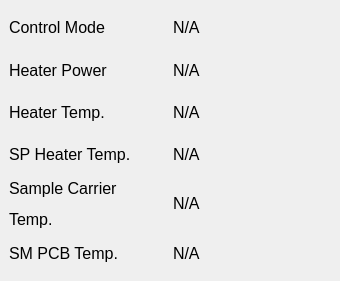
   <widget class="QDockWidget" name="dscDataDockWidget">
    <property name="geometry">
     <rect>
      <x>1580</x>
      <y>720</y>
      <width>340</width>
      <height>281</height>
     </rect>
    </property>
    <property name="font">
     <font>
      <family>Arial</family>
      <pointsize>12</pointsize>
      <weight>75</weight>
      <bold>true</bold>
     </font>
    </property>
    <property name="contextMenuPolicy">
     <enum>Qt::NoContextMenu</enum>
    </property>
    <property name="windowTitle">
     <string>DSC / Device Data</string>
    </property>
    <widget class="QWidget" name="dockWidgetContents_5">
     <layout class="QGridLayout" name="gridLayout_8">
      <item row="1" column="1">
       <widget class="QLabel" name="labelHeaterPower">
        <property name="font">
         <font>
          <pointsize>12</pointsize>
          <weight>50</weight>
          <bold>false</bold>
         </font>
        </property>
        <property name="text">
         <string>N/A</string>
        </property>
       </widget>
      </item>
      <item row="1" column="0">
       <widget class="QLabel" name="labelHeaterPowerInfo">
        <property name="font">
         <font>
          <pointsize>12</pointsize>
          <weight>50</weight>
          <bold>false</bold>
         </font>
        </property>
        <property name="mouseTracking">
         <bool>true</bool>
        </property>
        <property name="text">
         <string>Heater Power</string>
        </property>
       </widget>
      </item>
      <item row="3" column="0">
       <widget class="QLabel" name="labelSPHeaterTemperatureInfo">
        <property name="font">
         <font>
          <pointsize>12</pointsize>
          <weight>50</weight>
          <bold>false</bold>
         </font>
        </property>
        <property name="text">
         <string>&lt;html&gt;&lt;head/&gt;&lt;body&gt;&lt;p&gt;SP Heater Temp.&lt;/p&gt;&lt;/body&gt;&lt;/html&gt;</string>
        </property>
       </widget>
      </item>
      <item row="5" column="1">
       <widget class="QLabel" name="labelSMPCBTemperature">
        <property name="font">
         <font>
          <pointsize>12</pointsize>
          <weight>50</weight>
          <bold>false</bold>
         </font>
        </property>
        <property name="text">
         <string>&lt;html&gt;&lt;head/&gt;&lt;body&gt;&lt;p&gt;N/A&lt;/p&gt;&lt;/body&gt;&lt;/html&gt;</string>
        </property>
       </widget>
      </item>
      <item row="3" column="1">
       <widget class="QLabel" name="labelSPHeaterTemperature">
        <property name="font">
         <font>
          <pointsize>12</pointsize>
          <weight>50</weight>
          <bold>false</bold>
         </font>
        </property>
        <property name="text">
         <string>&lt;html&gt;&lt;head/&gt;&lt;body&gt;&lt;p&gt;N/A&lt;/p&gt;&lt;/body&gt;&lt;/html&gt;</string>
        </property>
       </widget>
      </item>
      <item row="2" column="1">
       <widget class="QLabel" name="labelHeaterTemperature">
        <property name="font">
         <font>
          <pointsize>12</pointsize>
          <weight>50</weight>
          <bold>false</bold>
         </font>
        </property>
        <property name="text">
         <string>&lt;html&gt;&lt;head/&gt;&lt;body&gt;&lt;p&gt;N/A&lt;/p&gt;&lt;/body&gt;&lt;/html&gt;</string>
        </property>
       </widget>
      </item>
      <item row="2" column="0">
       <widget class="QLabel" name="labelHeaterTemperatureInfo">
        <property name="font">
         <font>
          <pointsize>12</pointsize>
          <weight>50</weight>
          <bold>false</bold>
         </font>
        </property>
        <property name="mouseTracking">
         <bool>true</bool>
        </property>
        <property name="text">
         <string>Heater Temp.</string>
        </property>
       </widget>
      </item>
      <item row="4" column="1">
       <widget class="QLabel" name="labelSampleCarrierTemperature">
        <property name="font">
         <font>
          <pointsize>12</pointsize>
          <weight>50</weight>
          <bold>false</bold>
         </font>
        </property>
        <property name="text">
         <string>&lt;html&gt;&lt;head/&gt;&lt;body&gt;&lt;p&gt;N/A&lt;/p&gt;&lt;/body&gt;&lt;/html&gt;</string>
        </property>
       </widget>
      </item>
      <item row="5" column="0">
       <widget class="QLabel" name="labelSMPCBTemperatureInfo">
        <property name="font">
         <font>
          <pointsize>12</pointsize>
          <weight>50</weight>
          <bold>false</bold>
         </font>
        </property>
        <property name="text">
         <string>&lt;html&gt;&lt;head/&gt;&lt;body&gt;&lt;p&gt;SM PCB Temp.&lt;/p&gt;&lt;/body&gt;&lt;/html&gt;</string>
        </property>
       </widget>
      </item>
      <item row="4" column="0">
       <widget class="QLabel" name="labelSampleCarrierTemperatureInfo">
        <property name="font">
         <font>
          <pointsize>12</pointsize>
          <weight>50</weight>
          <bold>false</bold>
         </font>
        </property>
        <property name="text">
         <string>&lt;html&gt;&lt;head/&gt;&lt;body&gt;&lt;p&gt;Sample Carrier&lt;/p&gt;&lt;p&gt;Temp.&lt;/p&gt;&lt;/body&gt;&lt;/html&gt;</string>
        </property>
       </widget>
      </item>
      <item row="0" column="0">
       <widget class="QLabel" name="labelControlModeInfo">
        <property name="font">
         <font>
          <pointsize>12</pointsize>
          <weight>50</weight>
          <bold>false</bold>
         </font>
        </property>
        <property name="mouseTracking">
         <bool>true</bool>
        </property>
        <property name="text">
         <string>Control Mode</string>
        </property>
       </widget>
      </item>
      <item row="0" column="1">
       <widget class="QLabel" name="labelControlMode">
        <property name="font">
         <font>
          <pointsize>12</pointsize>
          <weight>50</weight>
          <bold>false</bold>
         </font>
        </property>
        <property name="mouseTracking">
         <bool>true</bool>
        </property>
        <property name="text">
         <string>N/A</string>
        </property>
       </widget>
      </item>
     </layout>
    </widget>
   </widget>
